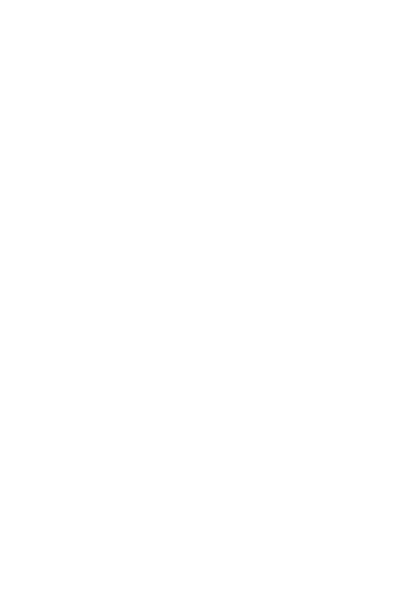
Frame 1 (no input)
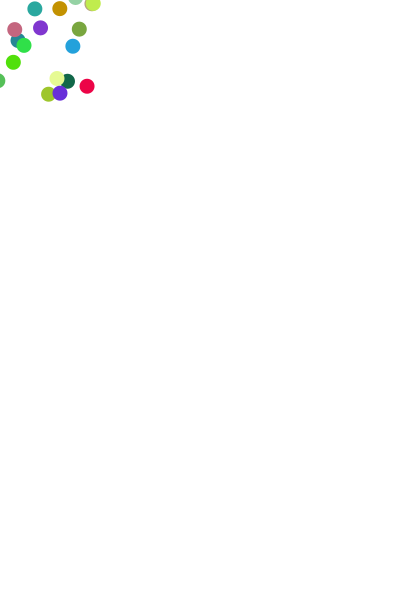
Frame 60 (the mouse pressed at the canvas centre just before this capture)
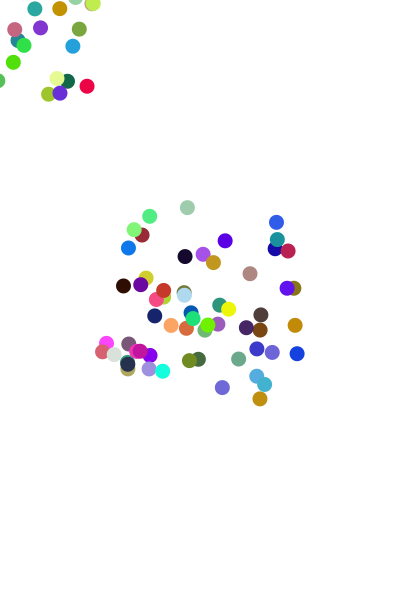
Frame 120 (the mouse held since frame 60 and released just before this capture)

The Processing sketch that drew these frames (run headless with seeded random() and noise(); from frame 60 on, the mouse is pressed at the canvas centre):

// Processing sketch: processing_4409
// ── processing_4409.pde



void setup()  
{  
  size(400,600);
  background(#FFFFFF) ; 
  smooth(); 
  noStroke(); 
}  

void draw(){   
    frameRate(20); 
    

    fill (random(255), random(255), random(255));
    ellipse (random(mouseX-100, mouseX+100), random(mouseY-100, mouseY+100), 15, 15);  
  
   
} 

void mousePressed(){  
fill (random(50), random(50-180), random(160, 255));
ellipse(random(500),random(500),25,25) ;
ellipse(random(500),random(500),25,25) ;
ellipse(random(500),random(500),25,25) ;

} 
 
 
 
//whatever
